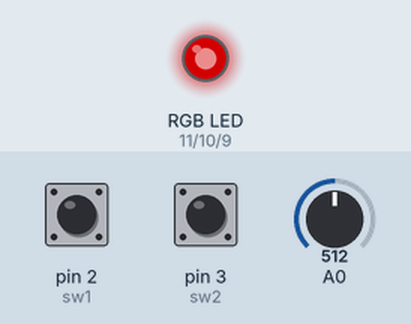
Recording of a sketch running on a simulated Arduino Uno, built with avr-gcc and run on an emulated ATmega328P. On the bench: an RGB LED mixed from three pins (HIGH = lit). The inputs (shaded band) are chosen by the test bench; at power-on: A0 = 512, pin 2 (sw1) HIGH, pin 3 (sw2) HIGH. Dim RGB values are drawn brighter than linear; what the sketch prints to the serial monitor is not drawn.

Above: at 1.2 s.
1.3 s: A0 set to 716
At 2.1 s:
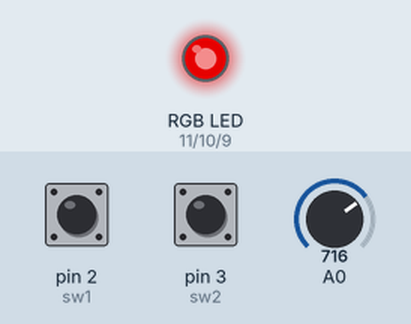
2.8 s: pin 2 (sw1) pulled LOW for 0.15 s
At 3.4 s:
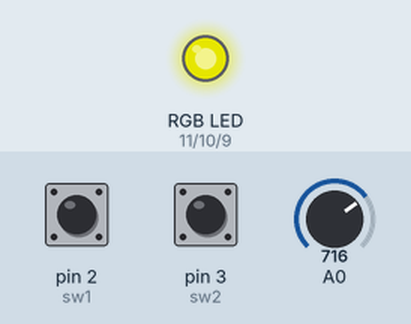
4.4 s: pin 2 (sw1) pulled LOW for 1 s
At 5.7 s:
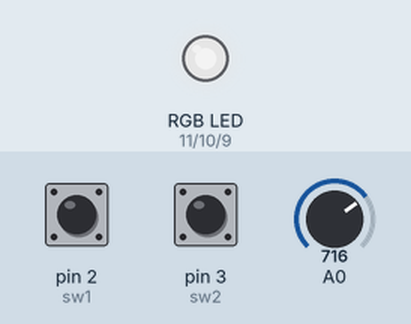
6.9 s: A0 set to 900
At 7.5 s:
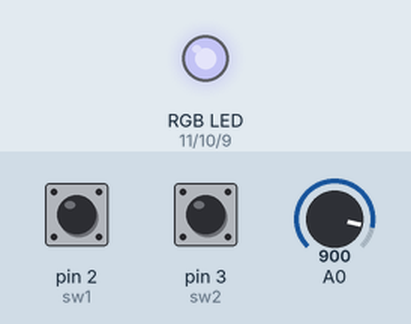
8.4 s: pin 2 (sw1) pulled LOW for 0.15 s
At 8.7 s:
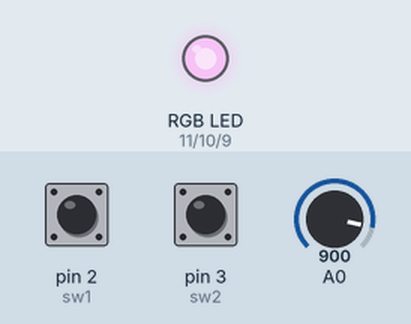
10.0 s: A0 set to 511
At 11.2 s:
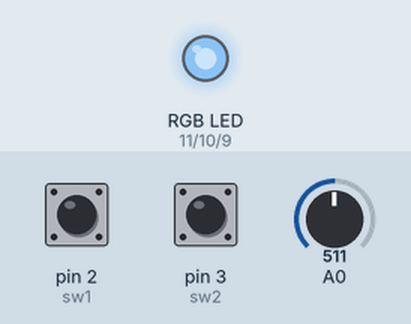
Timing chart, 0 to 12.5 s (numbered marks = the images above; inputs shaded):
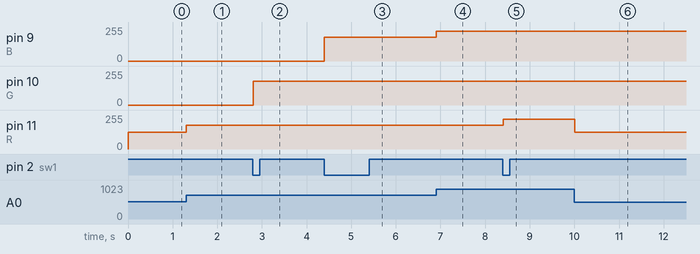

The sketch:

sw_rgb.ino
```cpp
const byte R = 11;
const byte G = 10;
const byte B = 9;

const byte sw1 = 2;
const byte sw2 = 3;
float analogSensor;
int voltvalue;
int a,colour=11;
float d;
bool mode=1;
//volatile byte state = LOW;
int count=0;


void setup() {
  Serial.begin(9600);
  pinMode(R, OUTPUT);
  pinMode(G, OUTPUT);
  pinMode(B, OUTPUT);
  pinMode(sw1, INPUT);
  pinMode(sw2, INPUT);
  pinMode(A0,INPUT);
  attachInterrupt(digitalPinToInterrupt(sw1), blink1, FALLING);
  attachInterrupt(digitalPinToInterrupt(sw2), blink2, FALLING);
}


void loop() {
  if(mode==1){
  a=analogRead(A0)/1027.00*255;
  analogWrite(colour,a);
  Serial.println(colour);
  }
}

void blink1() {
  delay(50);
  noInterrupts();
  if(digitalRead(sw1)==0){
    if (colour==R){
      colour=G;
  }
  else if (colour==G){
      colour=B;
  }
  else if (colour==B){
      colour=R;
  }
  }
  //while(digitalRead(sw1)==0){}
  interrupts();
 }


void blink2() {
  delay(50);
  noInterrupts();
  if (digitalRead(sw2)==0){
    mode= !mode;
  }
  //while(digitalRead(sw2)==0){}
  interrupts();
}
```

Measured:
- after the input at 1.3 s, pin 11 (R): 127/255 → 177/255 at once
- after the input at 2.8 s, pin 10 (G): 0/255 → 177/255 at once
- after the input at 4.4 s, pin 9 (B): 0/255 → 177/255 at once
- after the input at 6.9 s, pin 9 (B): 177/255 → 223/255 at once
- after the input at 8.4 s, pin 11 (R): 177/255 → 223/255 at once
- after the input at 10.0 s, pin 11 (R): 223/255 → 126/255 at once
